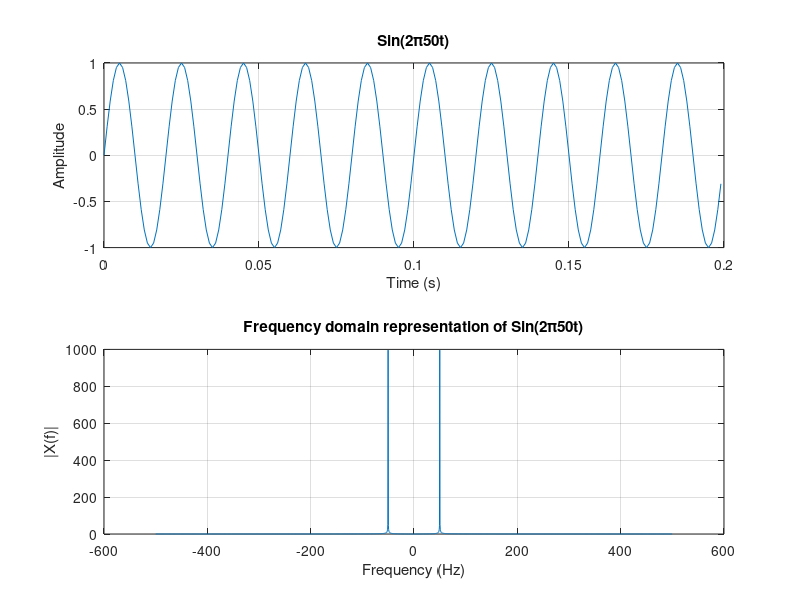

Reproduce this figure in MATLAB.
%% Signal in Time and Frequency Domain
clc;
clear all;
close all;

% Time domain signal
t = -1:0.001:1;
x = sin(2*pi*50*t);

% Time plot
subplot(2,1,1);
plot(t(1001:1200), x(1001:1200));
grid on;
title('Sin(2\pi50t)');
xlabel('Time (s)');
ylabel('Amplitude');

% Frequency domain
X = abs(fft(x));
X2 = fftshift(X);
f = -499.9 : 1000/2001 : 500;

subplot(2,1,2);
plot(f, X2);
grid on;
title('Frequency domain representation of Sin(2\pi50t)');
xlabel('Frequency (Hz)');
ylabel('|X(f)|');
